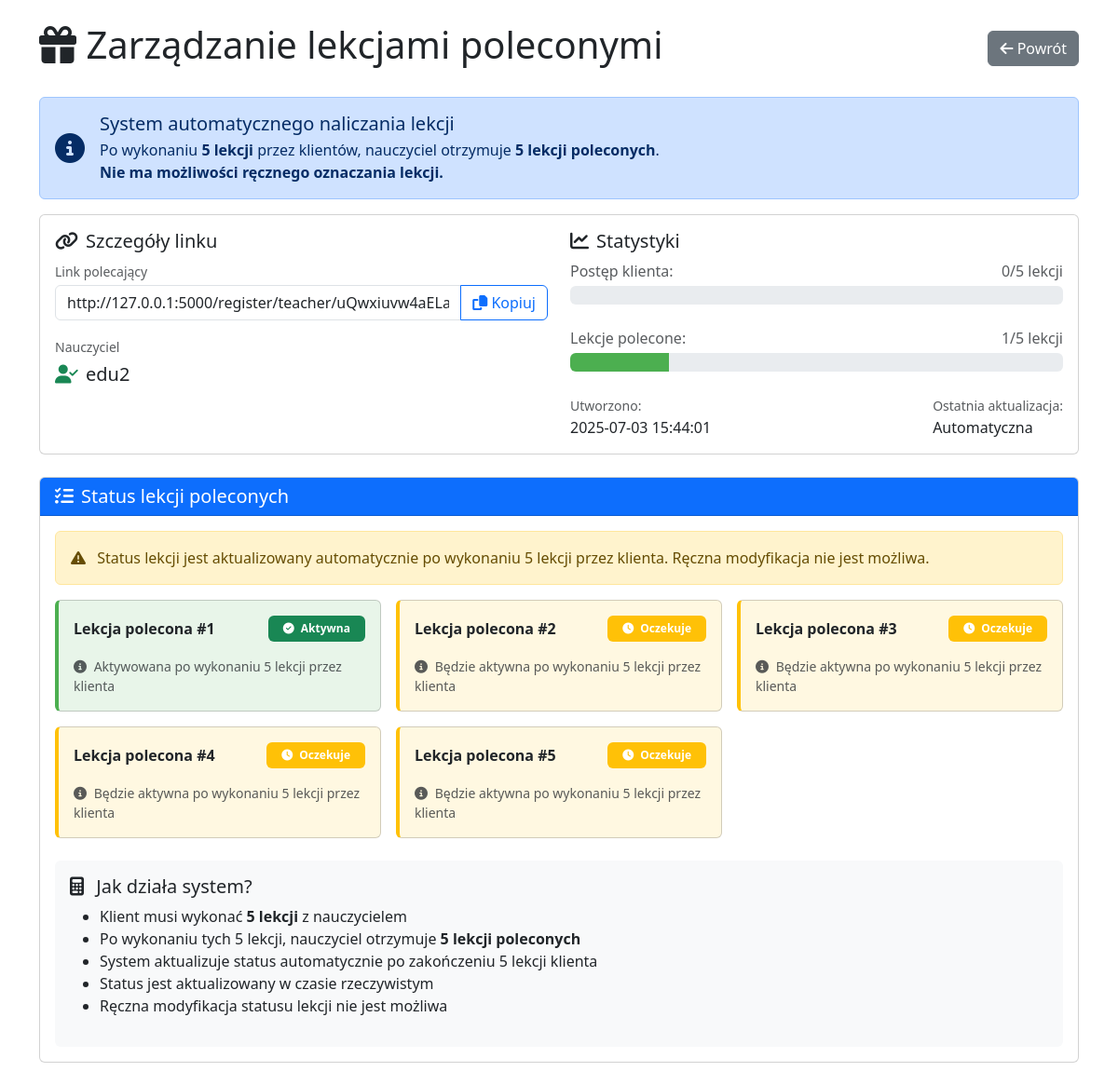
The page /crm/referrals/manage/3 (signed in) on the database as committed earlier.
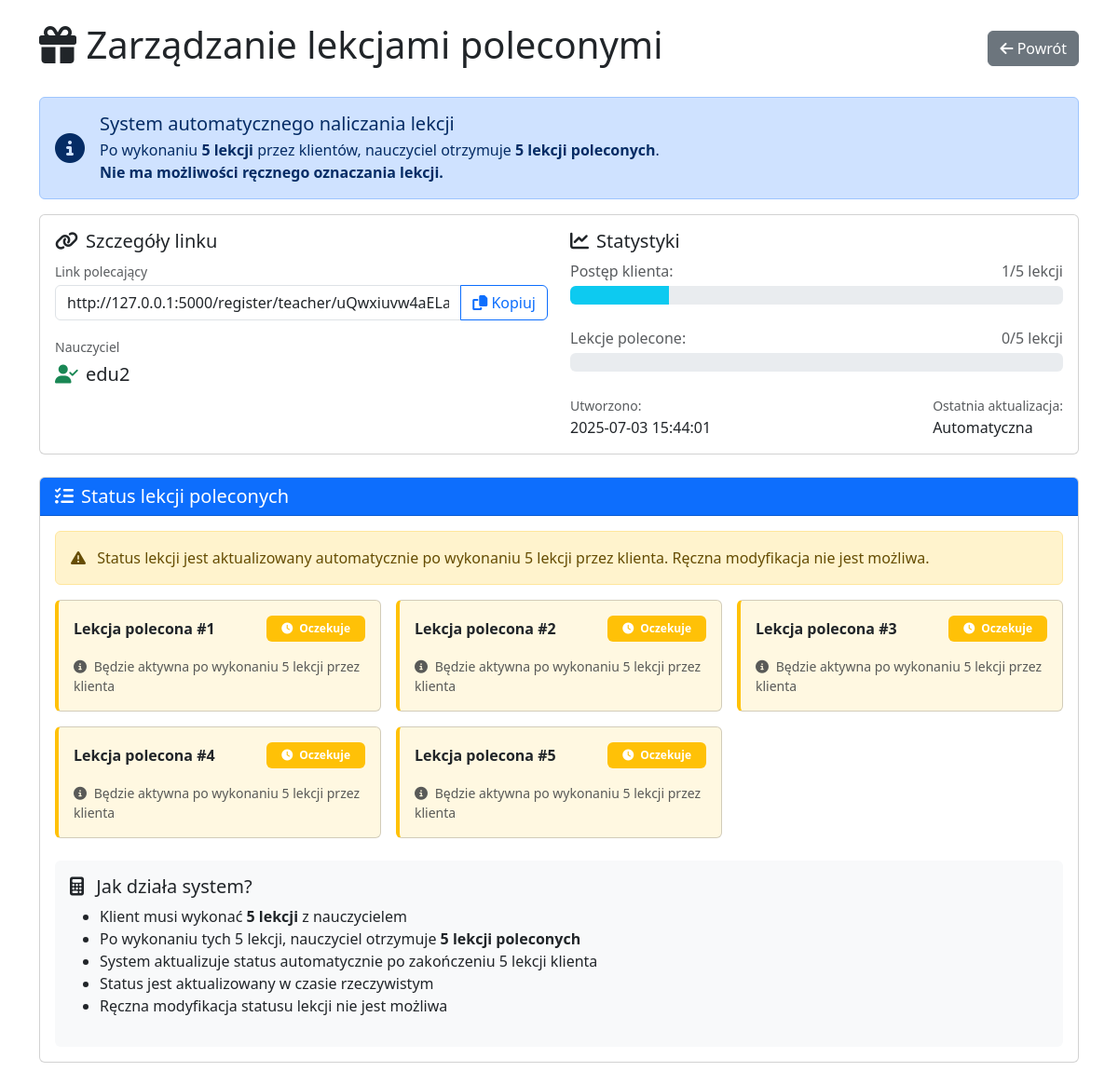
The same page on the database as committed later.
### app.py (the view, shortened to what this page needs)
@app.route("/crm/referrals/manage/<int:link_id>", methods=["GET", "POST"])
def manage_referral(link_id):
    if "user_id" not in session or session.get("user_role") not in ["regional_teacher", "admin", "teacher"]:
        flash("Nie masz uprawnień do tej strony", "error")
        return redirect(url_for("index"))
    user_id = session["user_id"]
    db = get_db()
    ref_link = db.execute("""
        SELECT r.*, u.username as recipient_name
        FROM ref_links r
        LEFT JOIN users u ON r.recipient_id = u.id
        WHERE r.id = ? AND r.owner_id = ?
    """, (link_id, user_id)).fetchone()
    if not ref_link:
        flash("Nieprawidłowy link", "error")
        return redirect(url_for("crm_referrals"))
    completed_referral_lessons = sum([
        1 for i in range(1, 6)
        if ref_link[f'lesson{i}_completed']
    ])
    client_lessons_count = db.execute("""
        SELECT COUNT(*)
        FROM referral_bookings rb
        JOIN bookings b ON rb.booking_id = b.id
        WHERE rb.ref_link_id = ? AND b.status = 'przeprowadzona'
    """, (link_id,)).fetchone()[0]
    return render_template(
        "manage_referral.html",
        link=ref_link,
        completed_referral_lessons=completed_referral_lessons,
        client_lessons_count=client_lessons_count
    )

### app.py (called while the page is built)
def get_db():
    db = getattr(g, '_database', None)
    if db is None:
        db = g._database = sqlite3.connect(DATABASE)
        db.row_factory = sqlite3.Row
    return db

@app.template_filter('format_datetime')
def format_datetime(value, format='%d.%m.%Y %H:%M'):
    if value is None:
        return ""
    try:
        return value.strftime(format)
    except AttributeError:
        return value

@app.teardown_appcontext
def close_connection(exception):
    db = getattr(g, '_database', None)
    if db is not None:
        db.close()

@app.context_processor
def utility_processor():
    return dict(
        get_day_name=get_day_name,
        get_role_name=get_role_name,
        datetime=datetime,
        timedelta=timedelta,
        format_time_slot=format_time_slot
    )

### templates/manage_referral.html (shortened to what the changed rows need)
<!DOCTYPE html>
<html lang="pl">
<head>
    <link rel="stylesheet" href="https://cdn.jsdelivr.net/npm/bootstrap@5.3.0/dist/css/bootstrap.min.css">
    <link rel="stylesheet" href="https://cdnjs.cloudflare.com/ajax/libs/font-awesome/6.4.0/css/all.min.css">
</head>
<body>
    <div class="container py-4">
        <div class="d-flex justify-content-between align-items-center mb-4">
            <h1>
                <i class="fas fa-gift"></i>
                Zarządzanie lekcjami poleconymi
            </h1>
        </div>
        <div class="card mb-4">
            <div class="card-body">
                <div class="row">
                    <div class="col-md-6">
                        <div class="mb-4">
                            <div class="d-flex justify-content-between mb-1">
                                <span class="text-muted">Postęp klienta:</span>
                                <span class="text-muted">
                                    {% if client_lessons_count >= 5 %}
                                        <span class="text-success">Ukończono 5/5 lekcji</span>
                                    {% else %}
                                        {{ client_lessons_count }}/5 lekcji
                                    {% endif %}
                                </span>
                            </div>
                            <div class="progress" style="height: 20px;">
                                <div class="progress-bar bg-info"
                                     style="width: {{ (client_lessons_count / 5) * 100 }}%;"
                                     role="progressbar"
                                     aria-valuenow="{{ client_lessons_count }}"
                                     aria-valuemin="0"
                                     aria-valuemax="5">
                                </div>
                            </div>
                        </div>
                        <div class="mb-4">
                            <div class="d-flex justify-content-between mb-1">
                                <span class="text-muted">Lekcje polecone:</span>
                                <span class="text-muted">
                                    {% set completed = [link['lesson1_completed'], link['lesson2_completed'],
                                                        link['lesson3_completed'], link['lesson4_completed'],
                                                        link['lesson5_completed']]|sum %}
                                    {{ completed }}/5 lekcji
                                </span>
                            </div>
                        </div>
                    </div>
                </div>
            </div>
        </div>
        <div class="card">
            <div class="card-body">
                <div class="row g-3">
                    {% for i in range(1,6) %}
                    <div class="col-md-4">
                        <div class="lesson-card card p-3 {% if link['lesson%s_completed'|format(i)] %}completed{% else %}in-progress{% endif %}">
                            <div class="d-flex justify-content-between align-items-center">
                                <div>
                                    <strong>Lekcja polecona #{{ i }}</strong>
                                </div>
                                <span class="badge {% if link['lesson%s_completed'|format(i)] %}bg-success{% else %}bg-warning{% endif %} py-2 px-3">
                                    {% if link['lesson%s_completed'|format(i)] %}
                                        <i class="fas fa-check-circle me-1"></i> Aktywna
                                    {% else %}
                                        <i class="fas fa-clock me-1"></i> Oczekuje
                                    {% endif %}
                                </span>
                            </div>
                            <div class="mt-3">
                                <div class="text-muted small">
                                    <i class="fas fa-info-circle me-1"></i>
                                    {% if link['lesson%s_completed'|format(i)] %}
                                        Aktywowana po wykonaniu 5 lekcji przez klienta
                                    {% else %}
                                        Będzie aktywna po wykonaniu 5 lekcji przez klienta
                                    {% endif %}
                                </div>
                            </div>
                        </div>
                    </div>
                    {% endfor %}
                </div>
            </div>
        </div>
    </div>
</body>
</html>

Rows that differ between the two databases and show on the page:
changed ref_links "http://127.0.0.1:5000/register/teacher/uQwxiuvw4aELa3b6-MuQag": lesson1_completed 1 → 0 (drawn)
Other text that changed with them:
{{ client_lessons_count }}: "0" → "1"
{{ completed }}: "1" → "0"
list line gone: "Aktywna Aktywowana po wykonaniu 5 lekcji przez klienta"
new list line: "Oczekuje Będzie aktywna po wykonaniu 5 lekcji przez klienta"
